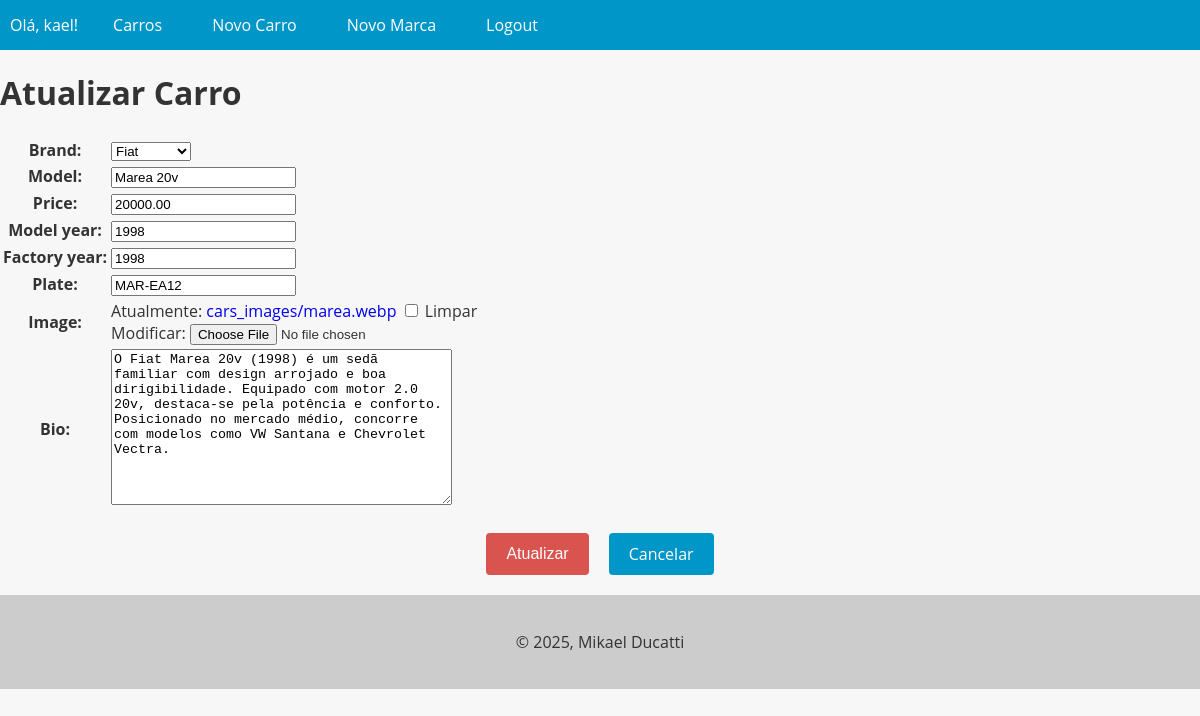
The app's page /car/1/update/ (signed in) with its own data.
### cars/models.py (models this page shows, shortened)
class Car(models.Model):
    id = models.AutoField(primary_key=True)
    model = models.CharField(max_length=200)
    factory_year = models.IntegerField(blank=True, null=True)
    model_year = models.IntegerField(blank=True, null=True)
    plate = models.CharField(max_length=10, blank=True, null=True)
    image = models.ImageField(upload_to="cars_images/", blank=True, null=True)
    price = models.DecimalField(max_digits=20, decimal_places=2, blank=True, null=True)
    bio = models.TextField(blank=True, null=True)
    brand = models.ForeignKey(Brand, on_delete=models.PROTECT, related_name="car_brand")

### cars/views.py (the view, shortened to what this page needs)
# urls.py: path("car/<int:pk>/update/", UpdateCarView.as_view(), name="car_update"),
@method_decorator(login_required(login_url="login"), name="dispatch")
class UpdateCarView(UpdateView):
    model = Car
    form_class = CarForm
    template_name = "update_car.html"
    success_url = reverse_lazy("cars_list")
    def get_context_data(self, **kwargs):
        context = super().get_context_data(**kwargs)
        context["update_car_form"] = context["form"]
        return context

### cars/forms.py (shortened to what this page needs)
class CarForm(forms.ModelForm):
    class Meta:
        model = Car
        fields: ClassVar[list[str]] = [
            "brand",
            "model",
            "price",
            "model_year",
            "factory_year",
            "plate",
            "image",
            "bio",
        ]

### cars/models.py (called while the page is built)
    def __str__(self):
        return str(self.name)

### cars/templates/update_car.html (shortened to what this page needs)
{% extends "base.html" %}
{% block content %}
    <h1>Atualizar Carro</h1>
    <form method="POST" enctype="multipart/form-data">
        <table>
            {{ update_car_form.as_table }}
        </table>
        <div class="buttons-container">
            <input type="submit" value="Atualizar" class="btn btn-danger">
            <a href="{% url 'car_detail' pk=object.pk %}" class="btn btn-secondary">Cancelar</a>
        </div>
    </form>
{% endblock content %}

### app/templates/base.html (shortened to what this page needs)
<!DOCTYPE html>
<html lang="pt-br">
    <head>
    </head>
    <body>
        <header>
            <nav>
                <ul>
                    {% if user.is_authenticated %}
                        <li>Olá, {{ user.username }}!</li>
                        <li><a href="{% url 'cars_list' %}">Carros</a></li>
                        <li><a href="{% url 'create_car' %}">Novo Carro</a></li>
                        <li><a href="{% url 'create_brand' %}">Novo Marca</a></li>
                        <li><a href="{% url 'logout' %}">Logout</a></li>
                    {% else %}
                        <li><a href="{% url 'cars_list' %}">Carros</a></li>
                        <li><a href="{% url 'login' %}">Login</a></li>
                        <li><a href="{% url 'create_user' %}">Regitrar-se</a></li>
                    {% endif %}
                </ul>
            </nav>
        </header>
        <main>
            {% block content %}{% endblock %}
        </main>
        <footer>
            <p>&copy; 2025, Mikael Ducatti</p>
        </footer>
    </body>
</html>

### app/templates/base.html (style rules this page uses)
body { font-family: 'Open Sans', sans-serif; background-color: #f7f7f7; color: #333; margin: 0; padding: 0; }
header { background-color: #0096c7; color: #fff; text-align: center; }
footer { background-color: #ccc; color: #333; padding: 20px; text-align: center; }
nav { background-color: #0096c7; color: #fff; height: 50px; display: flex; justify-content: space-between; align-items: center; }
nav ul { list-style: none; margin: 0; padding: 0; display: flex; }
nav ul li { margin: 0 10px; }
nav ul li a { color: #fff; text-decoration: none; font-size: 16px; padding: 15px; transition: all 0.3s ease; }

### cars/templates/update_car.html (style rules this page uses)
.buttons-container { display: flex; justify-content: center; margin-top: 20px; margin-bottom: 20px; }
.btn { display: inline-block; background-color: #0096c7; color: #fff; border: none; padding: 10px 20px; font-size: 16px; border-radius: 4px; cursor: pointer; transition: background-color 0.3s ease-in-out; margin: 0 10px; }
.btn-danger { background-color: #d9534f; text-decoration: none !important; }
a { text-decoration: none !important; }

### records on screen
Car: brand "Fiat", model "Marea 20v", price "20000.00", model_year "1998", factory_year "1998", plate "MAR-EA12", bio "O Fiat Marea 20v (1998) é um sedã familiar com design arrojado e boa dirigibilidade. Equipado com motor 2.0 20v, destaca-se pela potência e conforto. Posicionado no mercado médio, concorre com modelos como VW Santana e Chevrolet Vectra."

### other values on screen
{{ user.username }} "kael"
